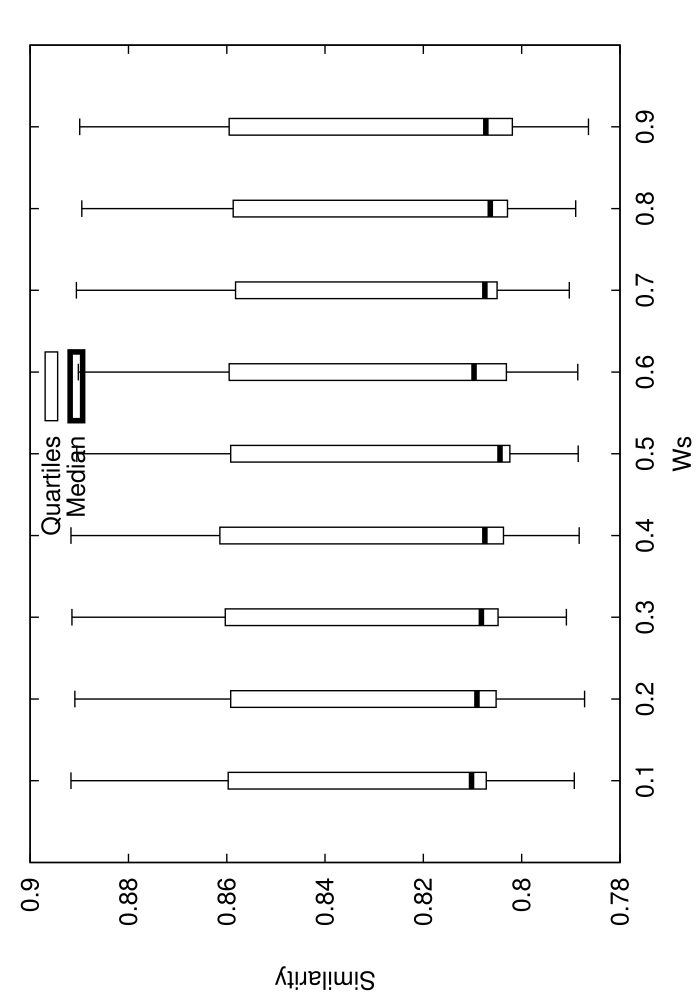

The gnuplot source for this figure:
set terminal postscript enhanced 18
set xrange[0:1]
set xlabel 'Ws'
set ylabel 'Similarity'
set key ins vert center top spacing 1.0
set output 'stat_5.dat.eps'
set bars 4.0
set style fill empty
plot 'stat_5.dat.elab' using 1:3:2:6:5:xticlabel(1) with candlesticks lt -1 lw 1 title 'Quartiles' whiskerbars,'' using 1:4:4:4:4:xticlabels(1) with candlesticks lt -1 lw 4 title 'Median'
